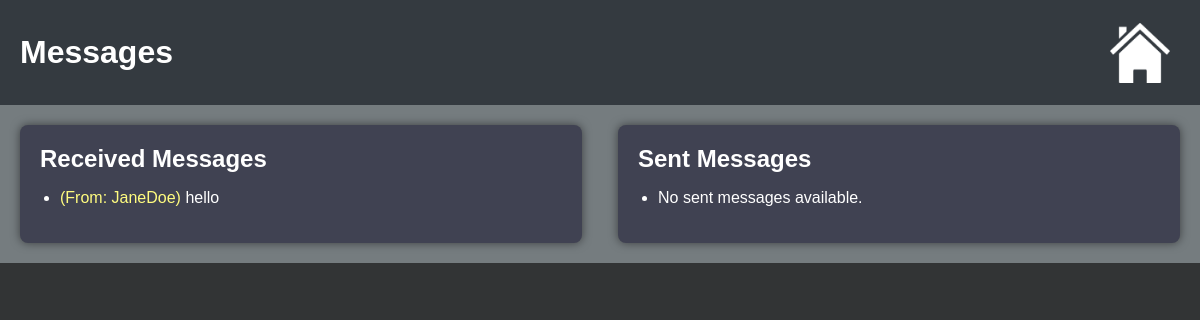
/messages (signed in), run on an earlier commit of the app's database.
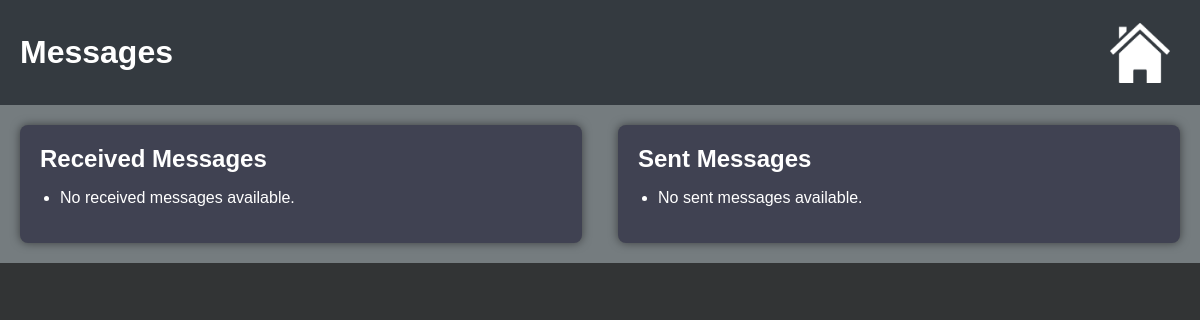
And on a later commit of the database.
### app.py (models this page shows)
class Message(db.Model):
    id = db.Column(db.Integer, primary_key=True)
    sender_id = db.Column(db.Integer, db.ForeignKey('user.id'), nullable=False)
    recipient_id = db.Column(db.Integer, db.ForeignKey('user.id'), nullable=False)
    content = db.Column(db.Text, nullable=False)
    timestamp = db.Column(db.DateTime, nullable=False, default=datetime.utcnow)

class User(UserMixin, db.Model):
    id = db.Column(db.Integer, primary_key=True)
    username = db.Column(db.String(100), unique=True, nullable=False)
    password = db.Column(db.String(100), nullable=False)
    received_messages = db.relationship('Message', backref='recipient', lazy=True, foreign_keys='Message.recipient_id')
    sent_messages = db.relationship('Message', backref='sender', lazy=True, foreign_keys='Message.sender_id')

### app.py (the view)
@app.route('/messages')
@flask_login.login_required
def messages():
    received_messages = current_user.received_messages
    sent_messages = current_user.sent_messages
    return render_template('messages.html', received_messages=received_messages, sent_messages=sent_messages)

### app.py (called while the page is built)
@login_manager.user_loader
def load_user(user_id):
    return User.query.get(int(user_id))

### templates/messages.html (shortened to what this page needs)
<!DOCTYPE html>
<html lang="en">
<head>
    <link rel="stylesheet" href="../static/messages_styles.css">
</head>
<body>
    <header>
        <h1>Messages</h1>
        <nav>
            <ul>
                <li>
                    <a href="{{ url_for('index') }}">
                        <img src="../static/icons/home_icon.png" alt="Home Image" class="home-image" title="Home">
                    </a>
                </li>
            </ul>
        </nav>
    </header>
    <div class="container">
        <section class="left-column message-box">
            <h2>Received Messages</h2>
            <ul>
                {% if received_messages %}
                    {% for message in received_messages %}
                        <li><span class="meta-info">(From: {{ message.sender.username }})</span> {{ message.content }}</li>
                    {% endfor %}
                {% else %}
                    <li>No received messages available.</li>
                {% endif %}
            </ul>
        </section>
        <section class="right-column message-box">
            <h2>Sent Messages</h2>
            <ul>
                {% if sent_messages %}
                    {% for message in sent_messages %}
                        <li><span class="meta-info">(To: {{ message.recipient.username }})</span> {{ message.content }}</li>
                    {% endfor %}
                {% else %}
                    <li>No sent messages available.</li>
                {% endif %}
            </ul>
        </section>
    </div>
</body>
</html>

What changed in the data, as far as the page shows it:
removed Message: sender.username "JaneDoe", content "hello"
Also different on the page:
text now shown: "No received messages available."
